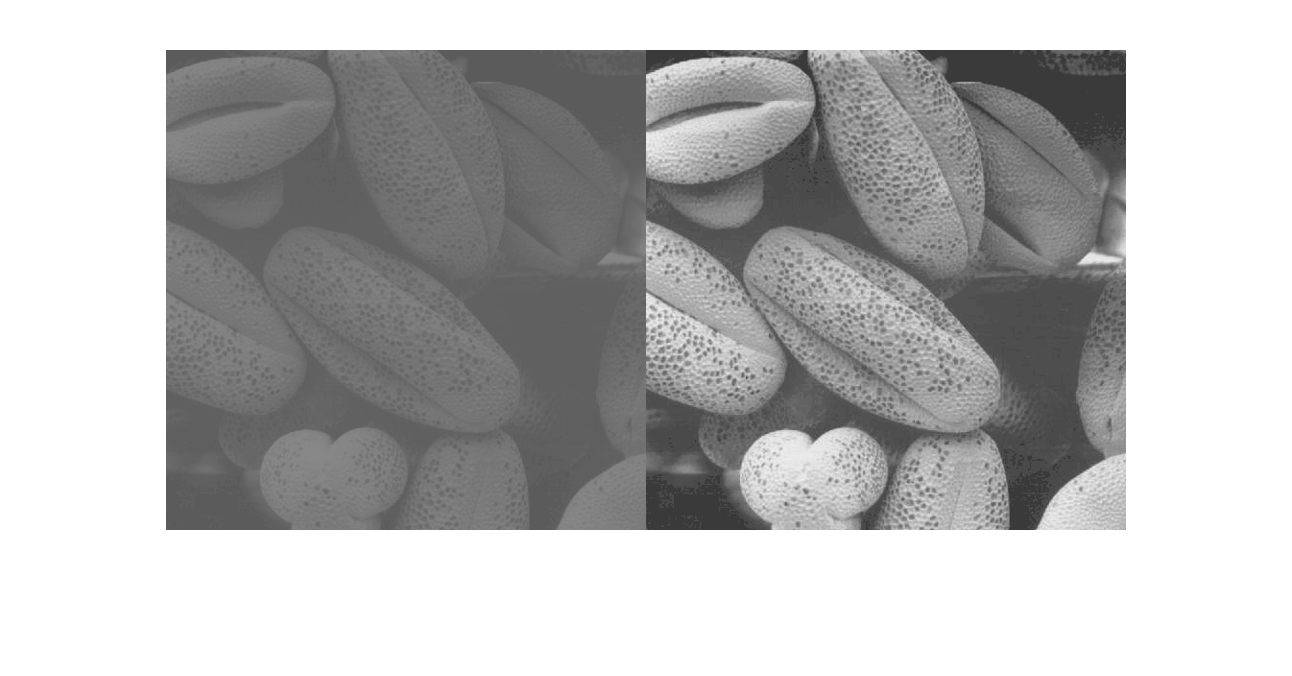
%> input picture Figures/Pollen.png, 1292 x 676 px, given in place of pollen.tif, which was not available
$ octave Task3.m   (GNU Octave 9; MATLAB toolbox functions it lacks are replaced by stand-ins)
%> lines starting %> are read from the running program, lines starting %| are printed output that depends on the picture; pictures that were not available may be replaced by others from this repository, and a replacement may not be noted
directory = 'C:/Users/thoma/OneDrive - Imperial College London/Des Eng Y4/DesignVisualSystems/Lab 3/Lab3-Intensity-transformation/assets';
rel_path = 'pollen.tif'
full_path = fullfile(directory, rel_path);
f = imread(full_path);
%> f is the input picture: size 676x1292x3 uint8; min 51, max 255, mean 183.6
imshow(f);
figure;
imhist(f);
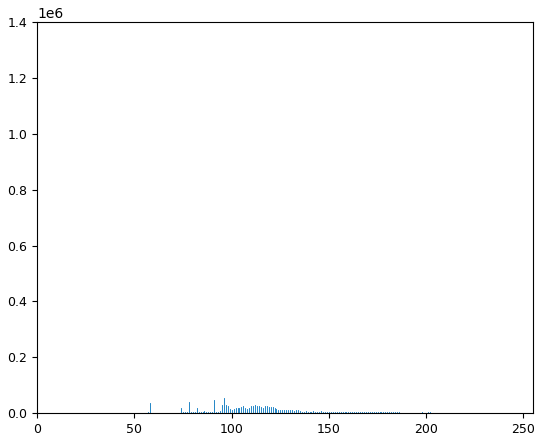
%> figure redrawn from the program's plot data; highest point at x = 255, y = 1237776
[fmin, fmax] = bounds(f(:))
%> fmin = 51; fmax = 255

close all
g=imadjust(f,[0.3 0.55]);
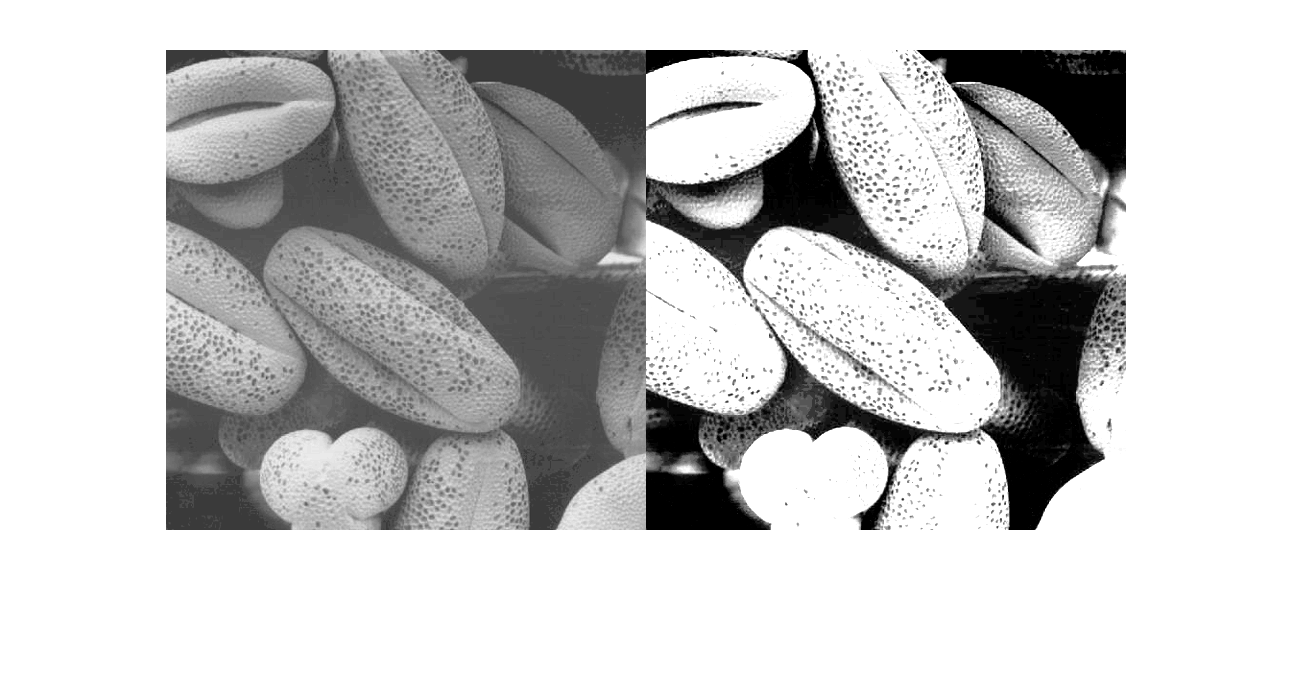
%> g: size 676x1292x3 uint8; min 0, max 255, mean 197.5
montage({f, g});     % display list of images side-by
figure;
imhist(g);
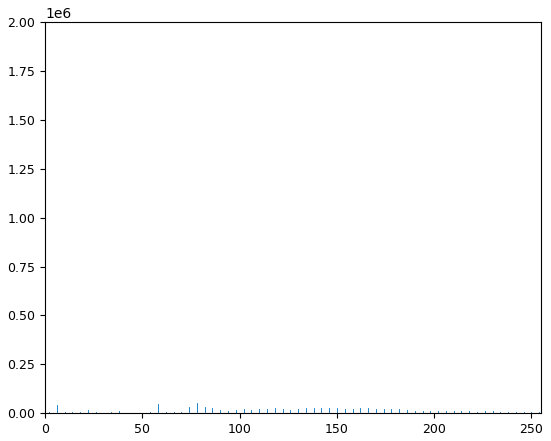
%> figure redrawn from the program's plot data; highest point at x = 255, y = 1539132

g_pdf = imhist(g) ./ numel(g);
%> g_pdf = 256 values, max 0.587 at index 256, min 0 at index 2, mean 0.00391
g_cdf = cumsum(g_pdf);
%> g_cdf = 256 values from 0.0329 to 1

close all
imshow(g);
subplot(1,2,1)
plot(g_pdf)
subplot(1,2,2)
plot(g_cdf)
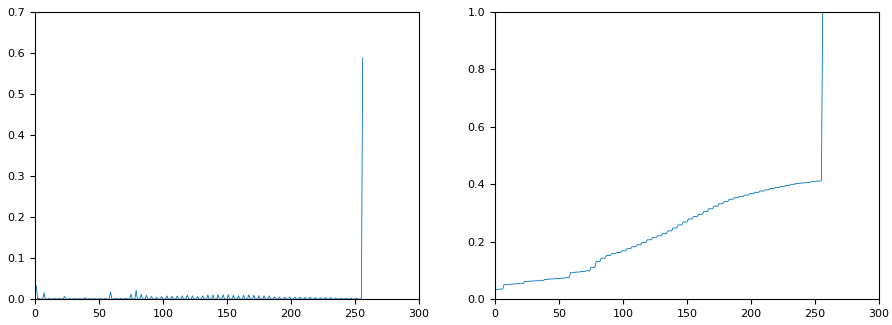
%> figure redrawn from the program's plot data, 2 panels; panel 1: curve peaks at x = 256, y = 0.587; panel 2: curve peaks at x = 256, y = 1

x = linspace(0, 1, 256);    % x has 256 values equally spaced
                            %  .... between 0 and 1
figure
plot(x, g_cdf)
axis([0 1 0 1])             % graph x and y range is 0 to 1
set(gca, 'xtick', 0:0.2:1)  % x tick marks are in steps of 0.2
set(gca, 'ytick', 0:0.2:1)
xlabel('Input intensity values', 'fontsize', 9)
ylabel('Output intensity values', 'fontsize', 9)
title('Transformation function', 'fontsize', 12)
%> figure, not shown here; curve peaks at x = 1, y = 1

h = histeq(g,256);              % histogram equalize g
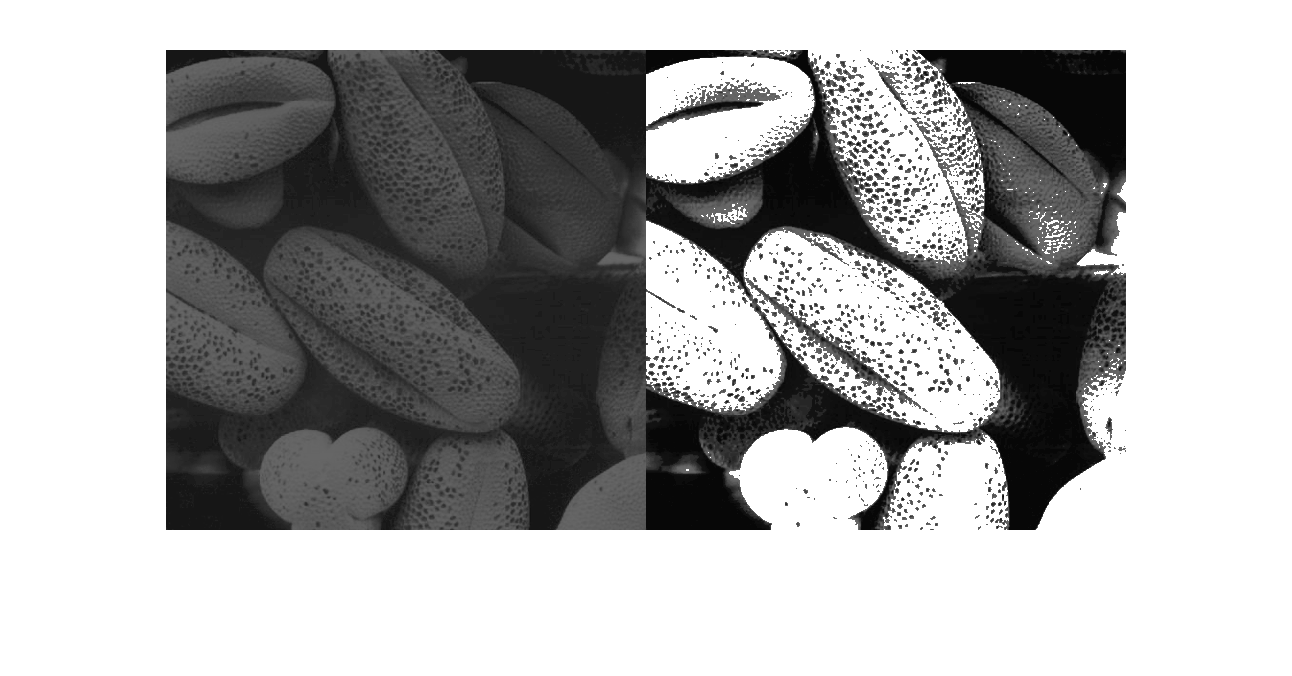
%> h: size 676x1292x3 uint8; min 7, max 255, mean 171.7
close all
montage({f, g, h})
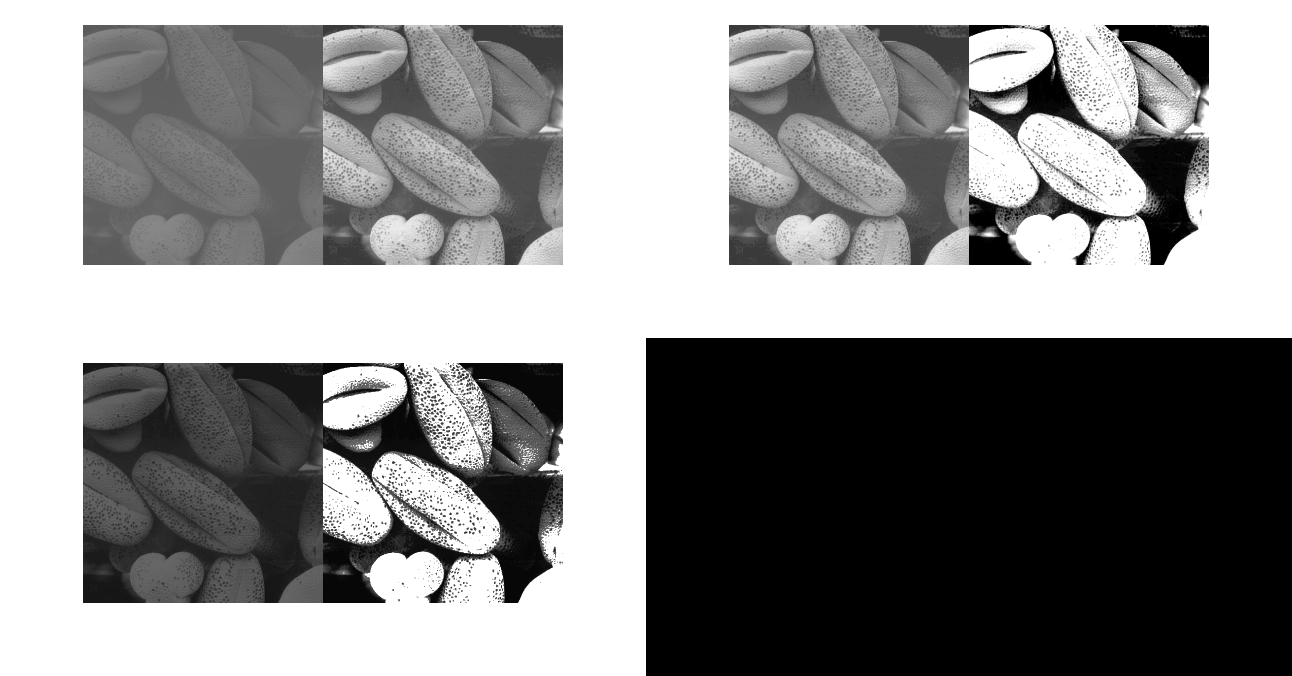
%> displayed picture: size 1352x2584x3, on the screen's scale of 0 to 255 (shown at 1/2 size); min 0, max 255, mean 138.2
figure;
subplot(1,3,1); imhist(f);
subplot(1,3,2); imhist(g);
subplot(1,3,3); imhist(h);
%> after `imhist(h)`:
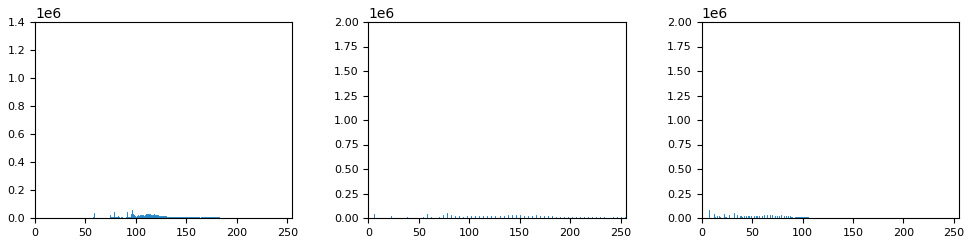
%> figure redrawn from the program's plot data, 3 panels; panel 1: highest point at x = 255, y = 1237776; panel 2: highest point at x = 255, y = 1539132

$ run again, with Figures/Gamma.png copied over Figures/Pollen.png
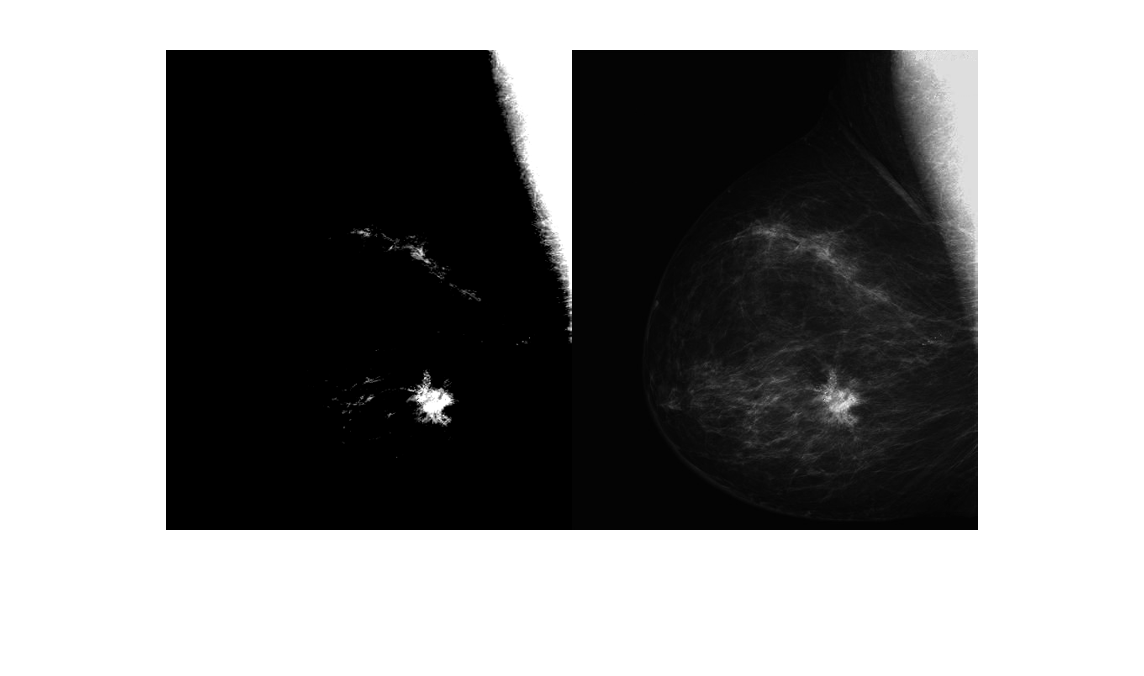
%> input picture Figures/Gamma.png, 1144 x 676 px, given in place of pollen.tif, which was not available
%> f is the input picture: size 676x1144x3 uint8; min 0, max 255, mean 137
%> fmin = 0; fmax = 255
%> `montage({f, g});`:
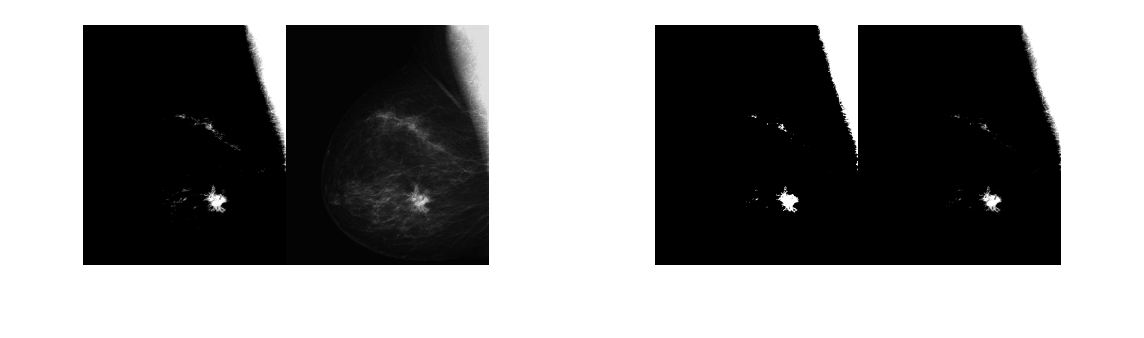
%> displayed picture: size 676x2288x3, on the screen's scale of 0 to 255 (shown at 1/2 size); min 0, max 255, mean 135.6
%> g_pdf = 256 values, max 0.523 at index 256, min 0 at index 2, mean 0.00391
%> g_cdf = 256 values from 0.469 to 1
%> `imhist(h)`:
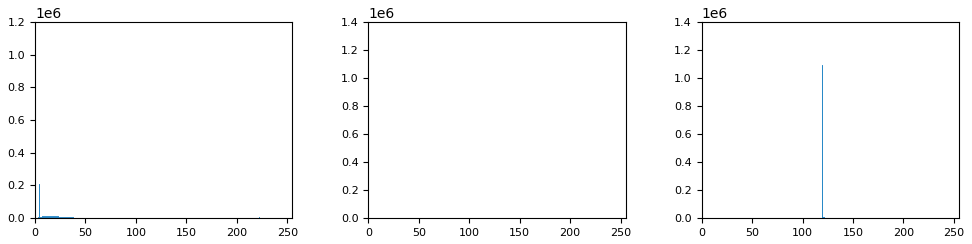
%> figure redrawn from the program's plot data, 3 panels; panel 1: highest point at x = 255, y = 1176708; panel 2: highest point at x = 255, y = 1212504

$ run again, with Figures/Histogram.png copied over Figures/Pollen.png
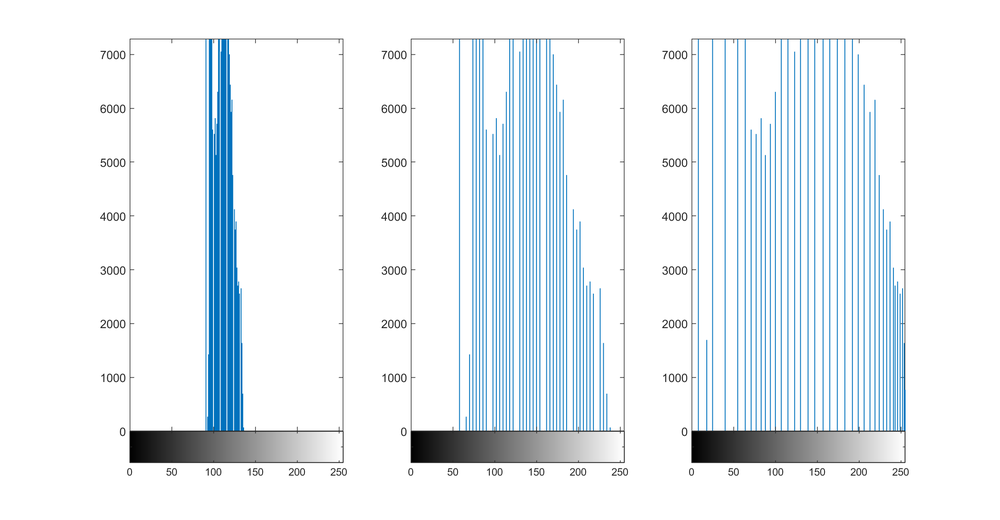
%> input picture Figures/Histogram.png, 1000 x 520 px, shrunk from 2319 x 1206 before the run, given in place of pollen.tif, which was not available
%> f is the input picture: size 520x1000x3 uint8; mean R, G, B 232.4, 239.1, 243.6
%> `imhist(f);`:
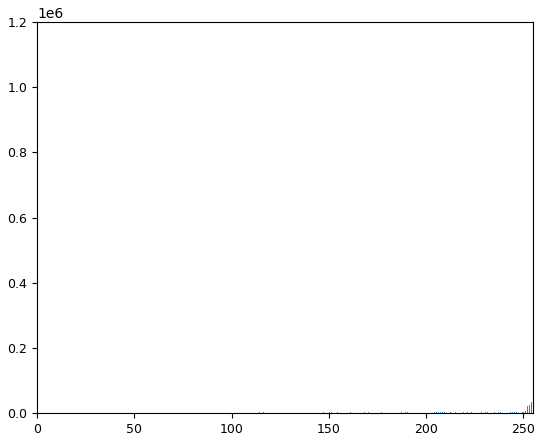
%> figure redrawn from the program's plot data; highest point at x = 255, y = 1194590
%> fmin = 0; fmax = 255
%> g_pdf = 256 values, max 0.945 at index 256, min 0 at index 2, mean 0.00391
%> g_cdf = 256 values from 0.0252 to 1
%> `imhist(h)`:
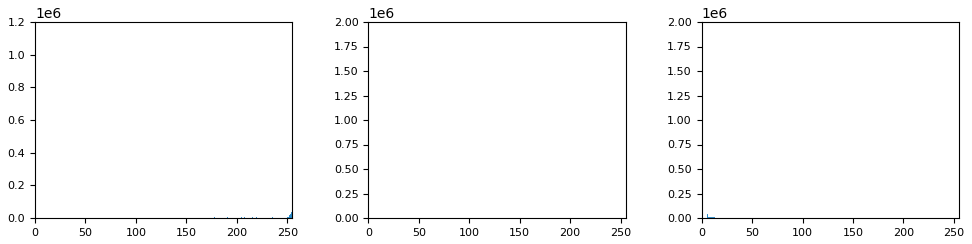
%> figure redrawn from the program's plot data, 3 panels; panel 1: highest point at x = 255, y = 1194590; panel 2: highest point at x = 255, y = 1473678

$ run again, with Figures/pdf_cdf.png copied over Figures/Pollen.png
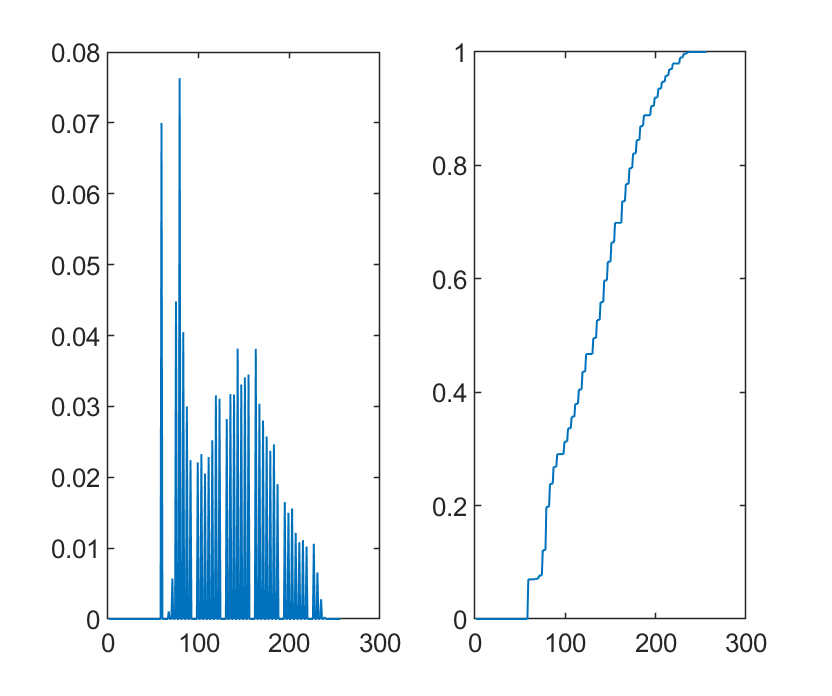
%> input picture Figures/pdf_cdf.png, 832 x 696 px, given in place of pollen.tif, which was not available
%> f is the input picture: size 696x832x3 uint8; mean R, G, B 241.5, 245.9, 248.7
%> fmin = 0; fmax = 255
%> g_pdf = 256 values, max 0.962 at index 256, min 0 at index 2, mean 0.00391
%> g_cdf = 256 values from 0.0234 to 1
%> `imhist(h)`:
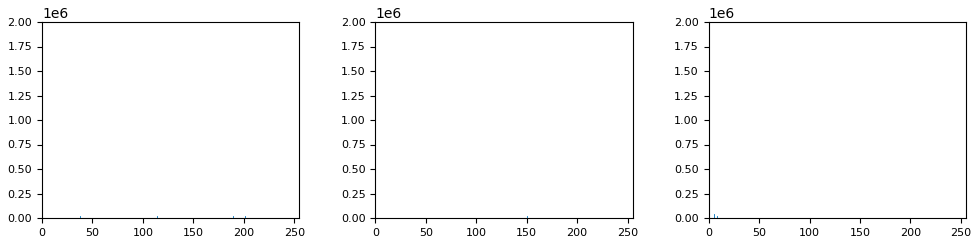
%> figure redrawn from the program's plot data, 3 panels; panel 1: highest point at x = 255, y = 1603200; panel 2: highest point at x = 255, y = 1670997
